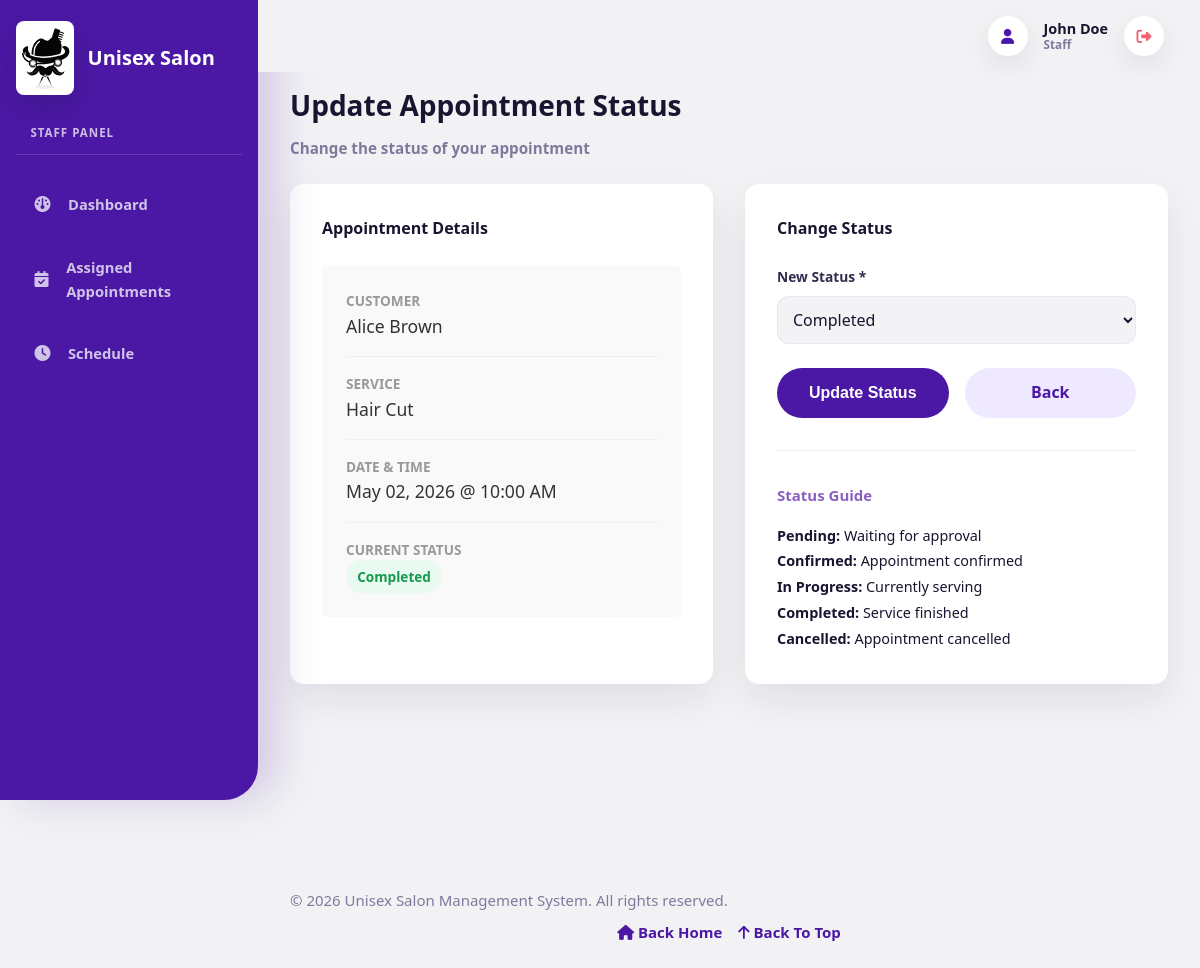
Screenshot of /staff/update_status.php?id=6 (signed in) with the database file from the repository.
### tables this page shows
CREATE TABLE `appointments` (
  `id` int NOT NULL AUTO_INCREMENT,
  `customer_id` int NOT NULL,
  `staff_id` int DEFAULT NULL,
  `service_id` int NOT NULL,
  `appointment_date` date NOT NULL,
  `appointment_time` time NOT NULL,
  `status` enum('pending','approved','rejected','confirmed','in-progress','completed','cancelled') DEFAULT 'pending',
  `notes` text,
  `created_at` timestamp NULL DEFAULT CURRENT_TIMESTAMP,
  `updated_at` timestamp NULL DEFAULT CURRENT_TIMESTAMP ON UPDATE CURRENT_TIMESTAMP,
  PRIMARY KEY (`id`),
  KEY `service_id` (`service_id`),
  KEY `idx_customer` (`customer_id`),
  KEY `idx_staff` (`staff_id`),
  KEY `idx_date` (`appointment_date`),
  CONSTRAINT `appointments_ibfk_1` FOREIGN KEY (`customer_id`) REFERENCES `customers` (`id`) ON DELETE CASCADE,
  CONSTRAINT `appointments_ibfk_2` FOREIGN KEY (`staff_id`) REFERENCES `staff` (`id`) ON DELETE SET NULL,
  CONSTRAINT `appointments_ibfk_3` FOREIGN KEY (`service_id`) REFERENCES `services` (`id`) ON DELETE CASCADE
);

CREATE TABLE `customers` (
  `id` int NOT NULL AUTO_INCREMENT,
  `name` varchar(100) NOT NULL,
  `email` varchar(100) NOT NULL,
  `password` varchar(255) NOT NULL,
  `phone` varchar(15) DEFAULT NULL,
  `gender` enum('Male','Female','Other') DEFAULT NULL,
  `date_of_birth` date DEFAULT NULL,
  `address` text,
  `last_login` timestamp NULL DEFAULT NULL,
  `city` varchar(50) DEFAULT NULL,
  `profile_image` varchar(255) DEFAULT NULL,
  `status` enum('active','inactive') DEFAULT 'active',
  `created_at` timestamp NULL DEFAULT CURRENT_TIMESTAMP,
  `updated_at` timestamp NULL DEFAULT CURRENT_TIMESTAMP ON UPDATE CURRENT_TIMESTAMP,
  PRIMARY KEY (`id`),
  UNIQUE KEY `email` (`email`),
  UNIQUE KEY `phone` (`phone`)
);

CREATE TABLE `services` (
  `id` int NOT NULL AUTO_INCREMENT,
  `name` varchar(100) NOT NULL,
  `description` text,
  `price` decimal(10,2) NOT NULL,
  `duration` int NOT NULL,
  `category` varchar(50) DEFAULT NULL,
  `gender_category` enum('Male','Female','Kids','Unisex') NOT NULL DEFAULT 'Unisex',
  `status` enum('active','inactive') DEFAULT 'active',
  `image` varchar(255) DEFAULT NULL,
  `created_at` timestamp NULL DEFAULT CURRENT_TIMESTAMP,
  `updated_at` timestamp NULL DEFAULT CURRENT_TIMESTAMP ON UPDATE CURRENT_TIMESTAMP,
  PRIMARY KEY (`id`),
  UNIQUE KEY `name` (`name`)
);

### includes/auth.php (called while the page is built, shortened)
<?php
function isLoggedIn() {
    return isset($_SESSION['user_id']);
}
function hasRole($role) {
    return isset($_SESSION['role']) && $_SESSION['role'] === $role;
}
function getUserById($id) {
    return fetchOne("SELECT * FROM users WHERE id = $id LIMIT 1");
}
function getCurrentUser() {
    if (isLoggedIn() && (hasRole('admin') || hasRole('staff'))) {
        return getUserById($_SESSION['user_id']);
    }
    return null;
}
?>

### config/db.php (called while the page is built, shortened)
<?php
$conn = new mysqli(DB_HOST, DB_USER, DB_PASSWORD, DB_NAME);
$conn->set_charset("utf8");
function fetchOne($query) {
    global $conn;
    $result = $conn->query($query);
    return $result->fetch_assoc();
}
function formatDate($date) {
    return date('M d, Y', strtotime($date));
}
?>

### staff/update_status.php (the view, shortened to what this page needs)
<?php
require_once '../config/db.php';
require_once '../includes/auth.php';
$user = getCurrentUser();
$user_id = $user['id'];
$staff = fetchOne("SELECT id FROM staff WHERE user_id = $user_id");
$staff_id = $staff['id'];
$appointment_id = intval($_GET['id'] ?? 0);
$appointment = fetchOne("
    SELECT a.*, c.name as customer_name, s.name as service_name
    FROM appointments a
    JOIN customers c ON a.customer_id = c.id
    JOIN services s ON a.service_id = s.id
    WHERE a.id = $appointment_id AND a.staff_id = $staff_id
");
?>
<!DOCTYPE html>
<html lang="en">
<head>
    <link rel="stylesheet" href="<?php echo BASE_URL; ?>assets/css/style.css">
</head>
<body>
    <?php include '../includes/header.php'; ?>
    <?php include '../includes/sidebar.php'; ?>
    <div class="main-content">
        <div class="page-header">
            <h1>Update Appointment Status</h1>
            <p>Change the status of your appointment</p>
        </div>
        <div style="display: grid; grid-template-columns: repeat(auto-fit, minmax(300px, 1fr)); gap: 2rem;">
            <div class="form-container">
                <h3 style="margin-bottom: 1.5rem; color: #8B5FBF;">Appointment Details</h3>
                <div style="background: #f9f9f9; padding: 1.5rem; border-radius: 5px;">
                    <div style="margin-bottom: 1rem; padding-bottom: 1rem; border-bottom: 1px solid #eee;">
                        <strong style="color: #999; display: block; font-size: 0.85rem; text-transform: uppercase;">Customer</strong>
                        <div style="color: #333; font-size: 1.1rem;"><?php echo htmlspecialchars($appointment['customer_name']); ?></div>
                    </div>
                    <div style="margin-bottom: 1rem; padding-bottom: 1rem; border-bottom: 1px solid #eee;">
                        <strong style="color: #999; display: block; font-size: 0.85rem; text-transform: uppercase;">Service</strong>
                        <div style="color: #333; font-size: 1.1rem;"><?php echo htmlspecialchars($appointment['service_name']); ?></div>
                    </div>
                    <div style="margin-bottom: 1rem; padding-bottom: 1rem; border-bottom: 1px solid #eee;">
                        <strong style="color: #999; display: block; font-size: 0.85rem; text-transform: uppercase;">Date & Time</strong>
                        <div style="color: #333; font-size: 1.1rem;">
                            <?php echo formatDate($appointment['appointment_date']); ?>
                            @ <?php echo date('h:i A', strtotime($appointment['appointment_time'])); ?>
                        </div>
                    </div>
                    <div style="margin-bottom: 0;">
                        <strong style="color: #999; display: block; font-size: 0.85rem; text-transform: uppercase;">Current Status</strong>
                        <div style="color: #333; font-size: 1.1rem;">
                            <span class="badge badge-<?php
                                $status = $appointment['status'];
                                if ($status === 'pending') echo 'primary';
                                elseif ($status === 'confirmed') echo 'info';
                                elseif ($status === 'in-progress') echo 'warning';
                                elseif ($status === 'completed') echo 'success';
                                elseif ($status === 'cancelled') echo 'danger';
                            ?>">
                                <?php echo ucfirst($status); ?>
                            </span>
                        </div>
                    </div>
                </div>
            </div>
            <div class="form-container">
                <h3 style="margin-bottom: 1.5rem; color: #8B5FBF;">Change Status</h3>
                <form method="POST">
                    <div class="form-group">
                        <label for="status">New Status *</label>
                        <select id="status" name="status" required>
                            <option value="completed" <?php echo $appointment['status'] === 'completed' ? 'selected' : ''; ?>>Completed</option>
                        </select>
                    </div>
                    <div style="display: flex; gap: 1rem;">
                        <button type="submit" class="btn btn-primary" style="flex: 1;">Update Status</button>
                        <a href="<?php echo BASE_URL; ?>staff/assigned_appointments.php" class="btn btn-secondary" style="flex: 1; text-align: center;">Back</a>
                    </div>
                </form>
                <div style="margin-top: 2rem; padding-top: 2rem; border-top: 1px solid #eee;">
                    <h4 style="color: #8B5FBF; margin-bottom: 1rem;">Status Guide</h4>
                    <div style="font-size: 0.9rem; line-height: 1.8;">
                        <p><strong>Pending:</strong> Waiting for approval</p>
                        <p><strong>Confirmed:</strong> Appointment confirmed</p>
                        <p><strong>In Progress:</strong> Currently serving</p>
                        <p><strong>Completed:</strong> Service finished</p>
                        <p><strong>Cancelled:</strong> Appointment cancelled</p>
                    </div>
                </div>
            </div>
        </div>
    </div>
    <?php include '../includes/footer.php'; ?>
</body>
</html>

### rows the page displays
appointments: customer.name "Alice Brown", service.name "Hair Cut", appointment_date "May 02, 2026", appointment_time "10:00 AM", status "Completed"

### other values shown
$_SESSION['name'] "John Doe"
$_SESSION['role'] "Staff"
